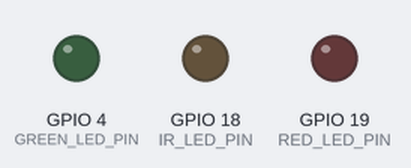
Recording of a sketch running on a simulated ESP32. Parts: output pins drawn as LEDs (lit = HIGH). What the sketch prints to the serial monitor is not drawn.

Above: at 0.5 s.
At 1.5 s:
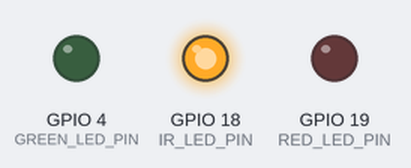
At 3.5 s:
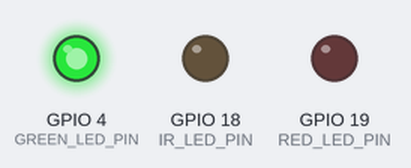
At 5.5 s:
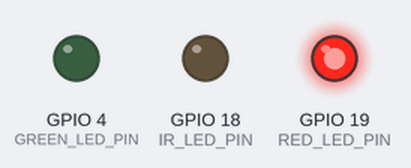
Timing chart, 0 to 6.9 s (numbered marks = the images above):
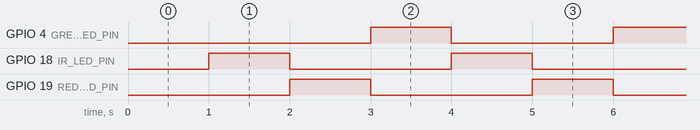

Measured:
- by itself, GPIO 4 (GREEN_LED_PIN), GPIO 18 (IR_LED_PIN), GPIO 19 (RED_LED_PIN): alternates HIGH for 1.0 s and LOW for 2.0 s
- by itself, everything shown: repeats every 3.0 s, in 3 steps

The sketch:

TCS34725_BLINK.ino
```cpp
#include <WiFi.h>
#include <WebServer.h>
#include <Wire.h>
#include <Adafruit_TCS34725.h>

// Pin Definitions
const int IR_LED_PIN    = 18;
const int RED_LED_PIN   = 19;
const int GREEN_LED_PIN = 4;

// Non-blocking Timer Variables for LED Blinking Sequence
unsigned long lastLedSwitchTime = 0;
const long ledInterval = 1000; // 1 second per LED
int currentLedState = 0;       // 0 = IR, 1 = Red, 2 = Green

// Color Sensor
Adafruit_TCS34725 tcs = Adafruit_TCS34725(TCS34725_INTEGRATIONTIME_50MS, TCS34725_GAIN_4X);

// Web Server
WebServer server(80);
const char* ssid = "ESP32_Color_Sensor";
const char* password = "password123";

// Live UI Web Page
const char HTML_PAGE[] PROGMEM = R"rawliteral(
<!DOCTYPE html>
<html>
<head>
  <meta name="viewport" content="width=device-width, initial-scale=1">
  <title>ESP32 Dynamic Color Monitor</title>
  <style>
    body { font-family: Arial, sans-serif; text-align: center; background: #121212; color: #fff; padding: 20px; }
    .card { background: #1e1e1e; padding: 25px; border-radius: 16px; display: inline-block; box-shadow: 0 4px 15px rgba(0,0,0,0.6); max-width: 340px; width: 100%; }
    .color-box { width: 180px; height: 180px; border-radius: 12px; margin: 20px auto; border: 4px solid #fff; transition: background-color 0.2s ease; }
    .hex { font-size: 1.8rem; font-weight: bold; letter-spacing: 2px; margin-bottom: 10px; }
    .val { font-size: 1rem; color: #aaa; margin: 6px 0; }
  </style>
</head>
<body>
  <div class="card">
    <h2>Live TCS34725 Detector</h2>
    <div id="box" class="color-box" style="background-color: #000000;"></div>
    <div id="hex" class="hex">#000000</div>
    <div id="rgb" class="val">RGB: (0, 0, 0)</div>
    <div id="clear" class="val">Clear / Intensity: 0</div>
  </div>

  <script>
    // Asynchronously fetch live color data every 200ms
    setInterval(function() {
      fetch('/data')
        .then(res => res.json())
        .then(data => {
          document.getElementById('box').style.backgroundColor = data.hex;
          document.getElementById('hex').innerText = data.hex;
          document.getElementById('rgb').innerText = `RGB: (${data.r}, ${data.g}, ${data.b})`;
          document.getElementById('clear').innerText = `Clear Intensity: ${data.c}`;
        })
        .catch(err => console.error(err));
    }, 200);
  </script>
</body>
</html>
)rawliteral";

void handleRoot() {
  server.send(200, "text/html", HTML_PAGE);
}

void handleData() {
  uint16_t r, g, b, c;
  tcs.getRawData(&r, &g, &b, &c);

  // Normalize raw 16-bit values to 8-bit RGB (0-255)
  uint8_t red = 0, green = 0, blue = 0;
  if (c > 0) {
    red   = (uint32_t)r * 255 / c;
    green = (uint32_t)g * 255 / c;
    blue  = (uint32_t)b * 255 / c;
  }

  // Format to CSS Hex Code
  char hexColor[8];
  snprintf(hexColor, sizeof(hexColor), "#%02X%02X%02X", red, green, blue);

  // Return JSON data payload
  String json = "{";
  json += "\"r\":" + String(red) + ",";
  json += "\"g\":" + String(green) + ",";
  json += "\"b\":" + String(blue) + ",";
  json += "\"c\":" + String(c) + ",";
  json += "\"hex\":\"" + String(hexColor) + "\"";
  json += "}";

  server.send(200, "application/json", json);
}

// Function to control LED state step without using delay()
void updateLedSequence() {
  unsigned long currentMillis = millis();

  if (currentMillis - lastLedSwitchTime >= ledInterval) {
    lastLedSwitchTime = currentMillis;

    // Turn off all LEDs first
    digitalWrite(IR_LED_PIN, LOW);
    digitalWrite(RED_LED_PIN, LOW);
    digitalWrite(GREEN_LED_PIN, LOW);

    // Turn on current state LED
    if (currentLedState == 0) {
      digitalWrite(IR_LED_PIN, HIGH);
    } else if (currentLedState == 1) {
      digitalWrite(RED_LED_PIN, HIGH);
    } else if (currentLedState == 2) {
      digitalWrite(GREEN_LED_PIN, HIGH);
    }

    // Cycle to next LED (0 -> 1 -> 2 -> 0)
    currentLedState = (currentLedState + 1) % 3;
  }
}

void setup() {
  Serial.begin(115200);

  // Configure LED pins
  pinMode(IR_LED_PIN, OUTPUT);
  pinMode(RED_LED_PIN, OUTPUT);
  pinMode(GREEN_LED_PIN, OUTPUT);

  // Initialize TCS34725
  if (!tcs.begin()) {
    Serial.println("Sensor error! Check I2C connections on GPIO 21 (SDA) / GPIO 22 (SCL).");
    while (1);
  }

  // Start Access Point
  WiFi.softAP(ssid, password);
  Serial.print("AP Active. IP: ");
  Serial.println(WiFi.softAPIP());

  // Setup Web Routes
  server.on("/", handleRoot);
  server.on("/data", handleData);
  server.begin();
}

void loop() {
  server.handleClient();   // Keeps the web server responsive
  updateLedSequence();     // Handles the 1-second LED toggling in background
}
```
